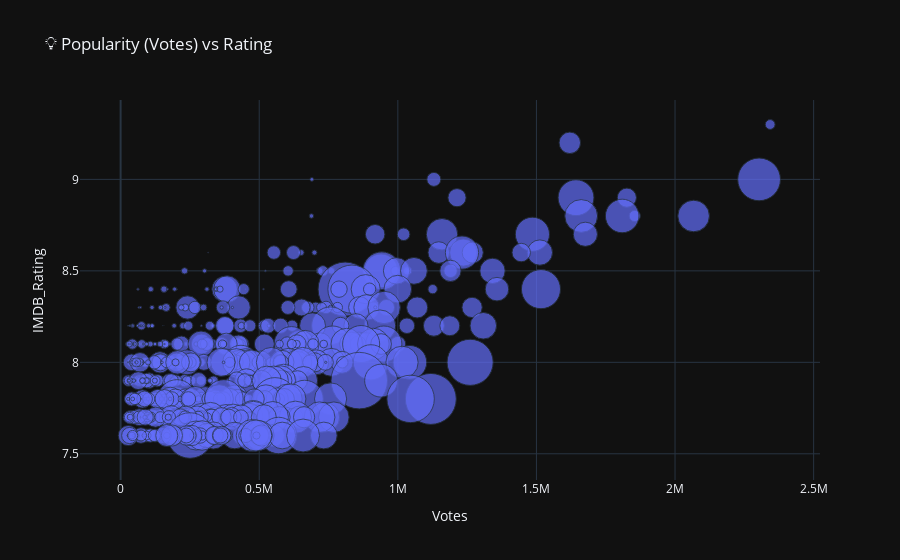

The notebook cell this image was saved under:
### Code cell
import plotly.express as px

# Filter out rows with missing values in relevant columns
df_filtered = df[['Title', 'Year', 'Votes', 'IMDB_Rating', 'Revenue']].dropna()

# Plot interactive scatter
fig = px.scatter(
    df_filtered,
    x='Votes',
    y='IMDB_Rating',
    size='Revenue',
    hover_data=['Title', 'Year'],
    title='💡 Popularity (Votes) vs Rating',
    template='plotly_dark',
    size_max=40
)

fig.show()

### Figure 1 — Plotly figure (JSON) as saved in the notebook; plotly's stock layout.template omitted (floating-point values rounded to 4 significant figures; data arrays with more than 128 entries replaced by an {"elided": "..."} marker saying what was removed)
{"data": [{"customdata": {"elided": "830x2 mixed values"}, "hovertemplate": "Votes=%{x}<br>IMDB_Rating=%{y}<br>Revenue=%{marker.size}<br>Title=%{customdata[0]}<br>Year=%{customdata[1]}<extra></extra>", "legendgroup": "", "marker": {"color": "#636efa", "size": {"elided": "830 float values"}, "sizemode": "area", "sizeref": 585400.0, "symbol": "circle"}, "mode": "markers", "name": "", "orientation": "v", "showlegend": false, "type": "scatter", "x": {"elided": "830 int values"}, "xaxis": "x", "y": {"elided": "830 float values"}, "yaxis": "y"}], "layout": {"legend": {"itemsizing": "constant", "tracegroupgap": 0}, "title": {"text": "💡 Popularity (Votes) vs Rating"}, "xaxis": {"anchor": "y", "domain": [0, 1], "title": {"text": "Votes"}}, "yaxis": {"anchor": "x", "domain": [0, 1], "title": {"text": "IMDB_Rating"}}}}
